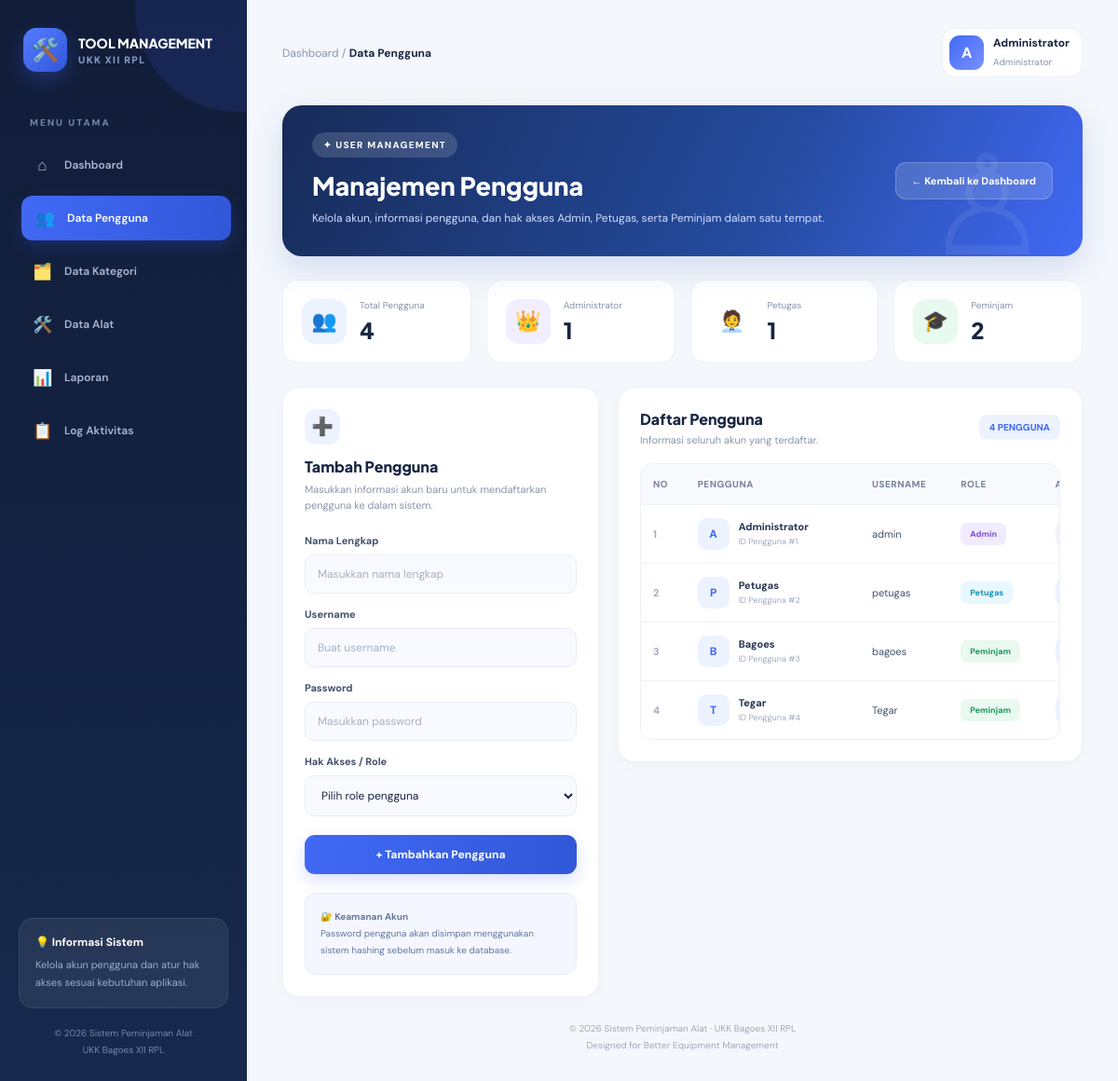
/users.php (signed in), run on the app's committed database.
### tables this page shows
CREATE TABLE `users` (
  `id` int NOT NULL,
  `nama` varchar(100) NOT NULL,
  `username` varchar(50) NOT NULL,
  `password` varchar(255) NOT NULL,
  `role` varchar(20) NOT NULL,
  `created_at` timestamp NULL DEFAULT CURRENT_TIMESTAMP
);

### users.php (the view, shortened to what this page needs)
<?php
require_once "config.php";
$namaAdmin = htmlspecialchars($_SESSION["nama"] ?? "Admin", ENT_QUOTES, 'UTF-8');
$inisial = strtoupper(substr($_SESSION["nama"] ?? "A", 0, 1));
$sql = $pdo->query(
    "SELECT id, nama, username, role
     FROM users
     ORDER BY id ASC"
);
$users = $sql->fetchAll(PDO::FETCH_ASSOC);
$totalAdmin = 0;
$totalPetugas = 0;
$totalPeminjam = 0;
foreach ($users as $user) {
    if ($user["role"] === "Admin") {
        $totalAdmin++;
    } elseif ($user["role"] === "Petugas") {
        $totalPetugas++;
    } elseif ($user["role"] === "Peminjam") {
        $totalPeminjam++;
    }
}
$totalUsers = count($users);
?>
<!DOCTYPE html>
<html lang="id">
<head>
</head>
<body>
<div class="layout">
    <aside class="sidebar">
        <div class="brand">
            <div class="brand-icon">🛠️</div>
            <div class="brand-name">
                TOOL MANAGEMENT
                <span>UKK XII RPL</span>
            </div>
        </div>
        <div class="side-label">MENU UTAMA</div>
        <nav class="side-menu">
            <a href="dashboard.php" class="side-link">
                <span class="side-icon">⌂</span>
                Dashboard
            </a>
            <a href="users.php" class="side-link active">
                <span class="side-icon">👥</span>
                Data Pengguna
            </a>
            <a href="kategori.php" class="side-link">
                <span class="side-icon">🗂️</span>
                Data Kategori
            </a>
            <a href="alat.php" class="side-link">
                <span class="side-icon">🛠️</span>
                Data Alat
            </a>
            <a href="laporan.php" class="side-link">
                <span class="side-icon">📊</span>
                Laporan
            </a>
            <a href="log_aktivitas.php" class="side-link">
                <span class="side-icon">📋</span>
                Log Aktivitas
            </a>
        </nav>
        <div class="sidebar-bottom">
            <div class="help-card">
                <h4>💡 Informasi Sistem</h4>
                <p>
                    Kelola akun pengguna dan atur hak akses
                    sesuai kebutuhan aplikasi.
                </p>
            </div>
            <div class="sidebar-footer">
                © 2026 Sistem Peminjaman Alat
                <br>
                UKK Bagoes XII RPL
            </div>
        </div>
    </aside>
    <main class="main">
        <div class="topbar">
            <div class="breadcrumb">
                Dashboard / <strong>Data Pengguna</strong>
            </div>
            <div class="profile">
                <div class="avatar">
                    <?= htmlspecialchars($inisial) ?>
                </div>
                <div class="profile-info">
                    <strong><?= $namaAdmin ?></strong>
                    <span>Administrator</span>
                </div>
            </div>
        </div>
        <section class="page-header">
            <div class="header-content">
                <div class="header-tag">
                    ✦ USER MANAGEMENT
                </div>
                <h1>Manajemen Pengguna</h1>
                <p>
                    Kelola akun, informasi pengguna, dan hak akses
                    Admin, Petugas, serta Peminjam dalam satu tempat.
                </p>
            </div>
            <a href="dashboard.php" class="back-button">
                ← Kembali ke Dashboard
            </a>
        </section>
        <section class="stats">
            <div class="stat-card">
                <div class="stat-icon stat-blue">👥</div>
                <div class="stat-info">
                    <span>Total Pengguna</span>
                    <strong><?= $totalUsers ?></strong>
                </div>
            </div>
            <div class="stat-card">
                <div class="stat-icon stat-purple">👑</div>
                <div class="stat-info">
                    <span>Administrator</span>
                    <strong><?= $totalAdmin ?></strong>
                </div>
            </div>
            <div class="stat-card">
                <div class="stat-icon stat-cyan">🧑‍💼</div>
                <div class="stat-info">
                    <span>Petugas</span>
                    <strong><?= $totalPetugas ?></strong>
                </div>
            </div>
            <div class="stat-card">
                <div class="stat-icon stat-green">🎓</div>
                <div class="stat-info">
                    <span>Peminjam</span>
                    <strong><?= $totalPeminjam ?></strong>
                </div>
            </div>
        </section>
        <section class="content-grid">
            <div class="panel">
                <div class="panel-heading">
                    <div class="heading-icon">➕</div>
                    <h2>Tambah Pengguna</h2>
                    <p>
                        Masukkan informasi akun baru untuk
                        mendaftarkan pengguna ke dalam sistem.
                    </p>
                </div>
                <form method="POST">
                    <div class="form-group">
                        <label>Nama Lengkap</label>
                        <input
                            type="text"
                            name="nama"
                            placeholder="Masukkan nama lengkap"
                            maxlength="100"
                            required
                        >
                    </div>
                    <div class="form-group">
                        <label>Username</label>
                        <input
                            type="text"
                            name="username"
                            placeholder="Buat username"
                            maxlength="50"
                            required
                        >
                    </div>
                    <div class="form-group">
                        <label>Password</label>
                        <input
                            type="password"
                            name="password"
                            placeholder="Masukkan password"
                            required
                        >
                    </div>
                    <div class="form-group">
                        <label>Hak Akses / Role</label>
                        <select name="role" required>
                            <option value="">Pilih role pengguna</option>
                        </select>
                    </div>
                    <button
                        type="submit"
                        name="tambah"
                        class="btn-add"
                    >
                        + Tambahkan Pengguna
                    </button>
                </form>
                <div class="security-note">
                    🔐 <strong>Keamanan Akun</strong>
                    <br>
                    Password pengguna akan disimpan menggunakan
                    sistem hashing sebelum masuk ke database.
                </div>
            </div>
            <div class="panel table-panel">
                <div class="table-heading">
                    <div>
                        <h2>Daftar Pengguna</h2>
                        <p style="font-size:11px;color:#8994a9;margin-top:5px;">
                            Informasi seluruh akun yang terdaftar.
                        </p>
                    </div>
                    <span class="table-count">
                        <?= $totalUsers ?> PENGGUNA
                    </span>
                </div>
                <div class="table-wrapper">
                    <table>
                        <thead>
                            <tr>
                                <th>No</th>
                                <th>Pengguna</th>
                                <th>Username</th>
                                <th>Role</th>
                                <th>Aksi</th>
                            </tr>
                        </thead>
                        <tbody>
                        <?php if ($totalUsers > 0): ?>
                            <?php $no = 1; ?>
                            <?php foreach ($users as $user): ?>
                                <?php
                                    $namaUser = htmlspecialchars(
                                        $user["nama"],
                                        ENT_QUOTES,
                                        'UTF-8'
                                    );
                                    $usernameUser = htmlspecialchars(
                                        $user["username"],
                                        ENT_QUOTES,
                                        'UTF-8'
                                    );
                                    $roleUser = htmlspecialchars(
                                        $user["role"],
                                        ENT_QUOTES,
                                        'UTF-8'
                                    );
                                    $inisialUser = strtoupper(
                                        substr($user["nama"], 0, 1)
                                    );
                                    $badgeClass = "badge-peminjam";
                                    if ($user["role"] === "Admin") {
                                        $badgeClass = "badge-admin";
                                    } elseif ($user["role"] === "Petugas") {
                                        $badgeClass = "badge-petugas";
                                    }
                                ?>
                                <tr>
                                    <td class="number">
                                        <?= $no++ ?>
                                    </td>
                                    <td>
                                        <div class="user-name">
                                            <div class="user-avatar">
                                                <?= htmlspecialchars($inisialUser) ?>
                                            </div>
                                            <div>
                                                <strong><?= $namaUser ?></strong>
                                                <small>ID Pengguna #<?= (int) $user["id"] ?></small>
                                            </div>
                                        </div>
                                    </td>
                                    <td>
                                        <?= $usernameUser ?>
                                    </td>
                                    <td>
                                        <span class="badge <?= $badgeClass ?>">
                                            <?= $roleUser ?>
                                        </span>
                                    </td>
                                    <td>
                                        <div class="actions">
                                            <?php if ((int) $user["id"] !== (int) $_SESSION["id"]): ?>
                                                <a
                                                    href="edit_user.php?id=<?= (int) $user["id"] ?>"
                                                    class="btn-edit"
                                                >
                                                </a>
                                            <?php else: ?>
                                                <span class="self-label">
                                                </span>
                                            <?php endif; ?>
                                        </div>
                                    </td>
                                </tr>
                            <?php endforeach; ?>
                        <?php endif; ?>
                        </tbody>
                    </table>
                </div>
            </div>
        </section>
        <footer class="footer">
            © 2026 Sistem Peminjaman Alat · UKK Bagoes XII RPL
            <br>
            Designed for Better Equipment Management
        </footer>
    </main>
</div>
</body>
</html>

### data on the page
users: nama "A", nama "Administrator", id "1", username "admin", role "Admin"
users: nama "P", nama "Petugas", id "2", username "petugas", role "Petugas"
users: nama "B", nama "Bagoes", id "3", username "bagoes", role "Peminjam"
users: nama "T", nama "Tegar", id "4", username "Tegar", role "Peminjam"

### other printed values
$inisial "A"
$namaAdmin "Administrator"
$totalUsers "4"
$totalAdmin "1"
$totalPetugas "1"
$totalPeminjam "2"
